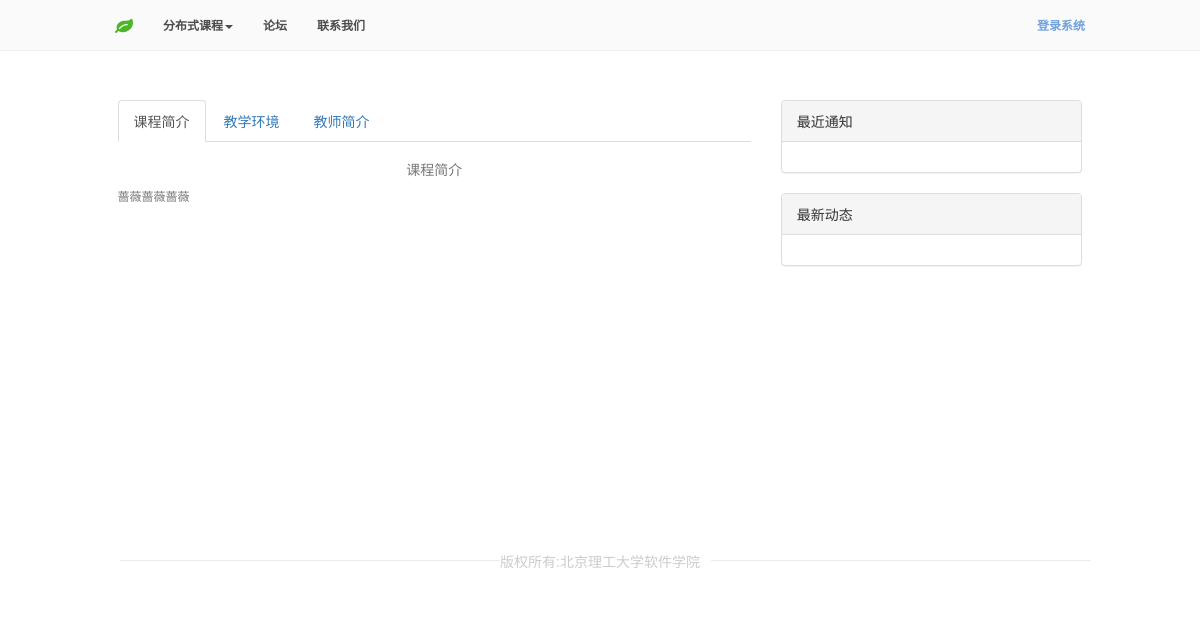
The page /courseIntroduce.php on the database as committed earlier.
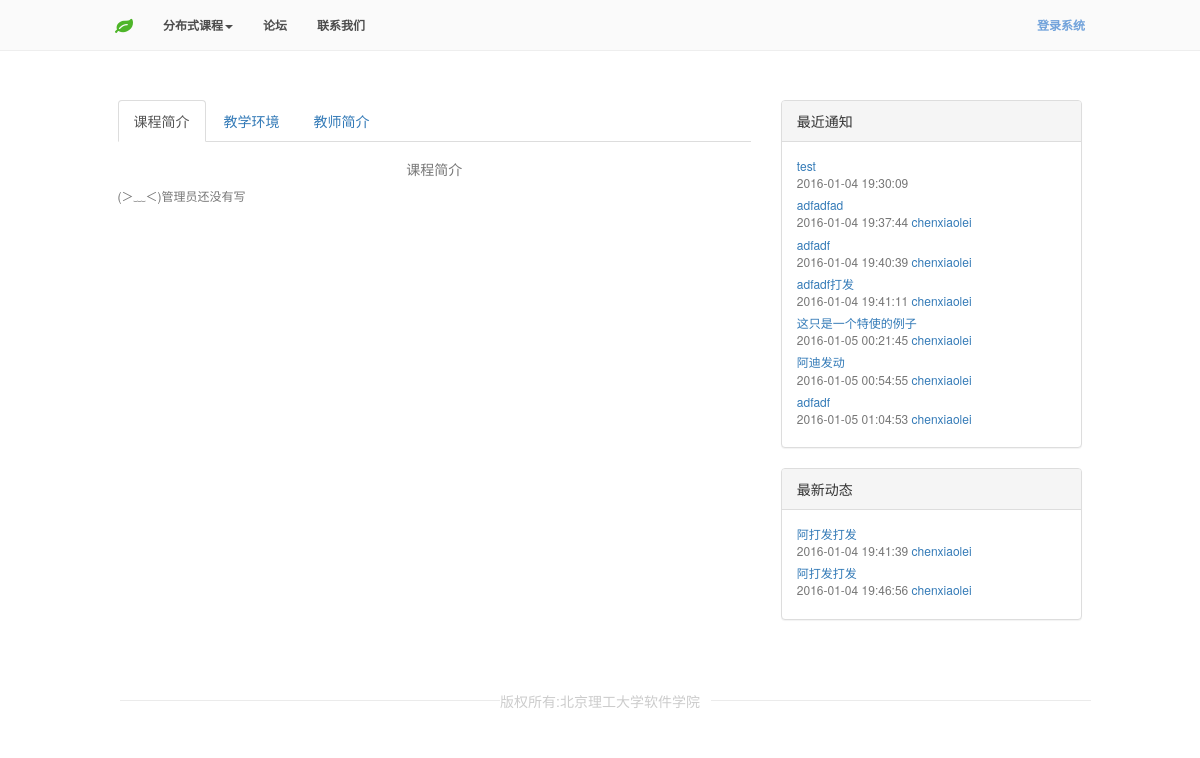
The same page on the database as committed later.
### tables this page shows
CREATE TABLE `course_info` (
  `id` int(11) NOT NULL,
  `course_introduce` varchar(500) NOT NULL COMMENT '课程简介',
  `teaching_environment` varchar(500) NOT NULL COMMENT '教学条件',
  `teaching_program` text NOT NULL COMMENT '教学大纲'
);

CREATE TABLE `news` (
  `id` int(11) NOT NULL,
  `type` varchar(10) NOT NULL COMMENT 'news, notice',
  `title` varchar(40) NOT NULL COMMENT '新闻的标题',
  `context` text NOT NULL COMMENT '内容',
  `upload_time` timestamp NOT NULL DEFAULT CURRENT_TIMESTAMP COMMENT '上传时间',
  `upload_people` varchar(20) NOT NULL COMMENT '上传人的姓名'
);

### class/User.php (called while the page is built, shortened)
<?php
        class User {
            protected $_db,
                    $_data,
                    $_sessionName,
                    $_cookieName,
                    $_tableName,
                    $_isLoggedIn;
            public function isLoggedIn() {
                return $this->_isLoggedIn;
            }
        }

### class/DB.php (called while the page is built, shortened)
<?php
class DB{
	private static $_instance = null;
	private $_results,
	        $_pdo,
		    $_query,
		    $_error = false,
		    $_count = 0;
	private function __construct(){
		try{
		   $this->_pdo = new  PDO('mysql:host=' . Config::get('mysql/host') . ';dbname=' . Config::get('mysql/db') ,Config::get('mysql/username'), Config::get('mysql/password'));
           $this->_pdo ->exec("SET names UTF8");
		}catch(PDOException $e){
			die($e->getMessage());
		}
	}
	public static function getInstance(){
		if(isset(self::$_instance)===false){
			self::$_instance = new DB();
		}
		return self::$_instance;
	}
	public function query($sql, $params = array()){
		$this -> _count = 0;
		if($this-> _query = $this -> _pdo->prepare($sql)) {
			if($this -> _query -> execute()){
				$this-> _results = $this-> _query->fetchAll(PDO::FETCH_OBJ);
				$this -> _count = $this -> _query -> rowCount();
			}else{
				$this -> _error = true;
			}
		}
		return $this;
	}
	public function action($action, $table, $where = array()){
		if(count($where)===3){
			$operators = array('=','>','<','>=','<=','like');
			$field        =  $where[0];
			$operator   =  $where[1];
			$value      =  $where[2];
			if(in_array($operator, $operators)){
				$sql = "{$action} from {$table} where {$field} {$operator} ?";
				if(!$this -> query ($sql , array($value))->error()){
					return $this;
				}
			}
		}
		else if ($where == '') {
		    $sql = "{$action} from {$table}";
		    if ($this->query($sql)) {
		        return $this;
		    }
		}
		return false;
	}
	public function get($table,$where = ''){
		return $this -> action('select * ', $table ,$where);
	}
	public function count(){
		return $this -> _count;
	}
	public function results(){
		return $this -> _results;
	}
	public function first(){
		return $this -> _results[0];
	}
}

### class/CourseInfo.php (called while the page is built, shortened)
<?php
class CourseInfo {
    private $_courseIntroduce;
    private $_db;
    private $_tableName;
    public function __construct() {
        $this->_tableName = 'course_info';
        $this->_db = DB::getInstance();
    }
    public function get(){
        $res = $this->_db->get($this->_tableName);
        if ($this->_db->count() == 0) {
            return false;
        }
        $res = $res->first();
        $this->_courseIntroduce = $res->course_introduce;
        return true;
    }
    public function getCourseIntroduce() {
        if ($this->get()) {
             return $this->_courseIntroduce;
        }
        else {
            return '(＞﹏＜)管理员还没有写';
        }
    }
}

### class/Config.php (called while the page is built)
<?php
class Config{
	public static function get ($path = null){
		if($path){
			$config = $GLOBALS['config'];
			$path = explode('/', $path);
			foreach ($path as $bit) {
				if(isset($config[$bit])){
					$config = $config[$bit];
				}
			}
			return $config;
		}
		return false;
	}
}

### class/News.php (called while the page is built, shortened)
<?php
class News extends Info{
    public function __construct() {
        $this->_db = DB::getInstance();
    }
}

### class/Info.php (called while the page is built, shortened)
<?php
class Info {
    protected $_db;
    protected $_tableName;
    public function setTableName($tableName) {
        $this->_tableName = $tableName;
    }
    public function getInfo() {
        try {
            $this->_db->get($this->_tableName);
        } catch (Exception $e) {
            $e->getMessage();
        }
        return $this->_db->results();
    }
}

### courseIntroduce.php (the view, shortened to what this page needs)
<?php
include 'includes/header.php';
?>
<link rel="stylesheet" type="text/css" href="css/courseIntroduce.css">
<div class="main row">
	<div class="col-md-10 col-md-offset-1 row">
	<div class="left col-md-8">
		<ul class="nav nav-tabs">
		  <li role="presentation" class="active"><a class="to-tab1" href="#">课程简介</a></li>
		  <li role="presentation"><a class="to-tab2" href="#">教学环境</a></li>
		  <li role="presentation"><a class="to-tab3" href="#">教师简介</a></li>
		</ul>
		<div id="courseIntroduce" class="tab1">
		<h1>课程简介</h1>
		<div class="info">
			<?php
			   $courseInfo = new CourseInfo();
			   echo $courseInfo->getCourseIntroduce();
			?>
		</div>
		</div>
	</div>
	<div class="right col-md-4">
		<div class="notice-box notice ">
			<div class="panel panel-default">
			  <div class="panel-heading">最近通知</div>
			  <div class="panel-body">
			    <ul>
			      <?php
				                $news = new News();
				                $record = $news->getInfo();
				                foreach ($record as $value) {
				                    if ($value->type == 'notice') {
				                        $value = get_object_vars($value);
				                        echo "<li><a href='newsDetail.php?id=".$value['id']."' target='_blank'>".$value['title']."</a>";
				                        echo "<p>".$value['upload_time']."  <a href=''>".$value['upload_people']."</a></p>";
				                        echo "</li>";
				                    }
				                }
				            ?>
			    </ul>
			  </div>
			</div>
		</div>
		<div class="notice-box  state  ">
			<div class="panel panel-default">
			  <div class="panel-heading">最新动态</div>
			  <div class="panel-body">
			    <ul>
			     <?php
				                $news = new News();
				                $record = $news->getInfo();
				                foreach ($record as $value) {
				                    if ($value->type == 'news') {
				                        $value = get_object_vars($value);
				                        echo "<li><a href='newsDetail.php?id=".$value['id']."' target='_blank'>".$value['title']."</a>";
				                        echo "<p>".$value['upload_time']."  <a href=''>".$value['upload_people']."</a></p>";
				                        echo "</li>";
				                    }
				                }
				            ?>
			    </ul>
			  </div>
			</div>
		</div>
	</div>
	</div>
</div>
<?php
include "includes/footer.php";
?>

### includes/header.php (shortened to what this page needs)
<!DOCTYPE html>
<html lang="zh-CN">
  <head>
    <link href="bootstrap/css/bootstrap.min.css" rel="stylesheet">
	<link rel="stylesheet" href="bootstrap/css/font-awesome.min.css" />
    <link rel="stylesheet" type="text/css" href="css/custom.css">
    <link rel="stylesheet" type="text/css" href="css/nav.css">
    <link rel="stylesheet" type="text/css" href="css/loader.css">
    <link rel="stylesheet" type="text/css" href="css/global.css">
  </head>
  <body>
  <?php
 include "nav.php"
  ?>

### includes/nav.php (shortened to what this page needs)
<?php
$user = new User();
$message = new Message();
$m1 = $message->getMessage();
?>
<nav class="navbar navbar-default navbar-fixed-top">
  <div class="container-fluid">
    <div class="row">
      <div class="col-md-10 col-md-offset-1">
        <div class="navbar-header">
          <a class="navbar-brand" href="index.php"><i class="fa fa-leaf icon-leaf green"></i></a>
        </div>
        <div class="collapse navbar-collapse" id="bs-example-navbar-collapse-1">
          <ul class="nav navbar-nav">
            <li class="dropdown">
              <a href="#" class="dropdown-toggle" data-toggle="dropdown" role="button" aria-haspopup="true" aria-expanded="false">分布式课程<span class="caret"></span></a>
            </li>
            <li><a href="forum.php">论坛</a></li>
            <li><a href="contact.php">联系我们</a></li>
          </ul>
          <ul class="nav navbar-nav navbar-right">
            <?php if($user->isLoggedIn()){
              ?>
            <li >
              <a class="message" href="info.php#tab44">
                <i class="fa fa-bell-o toggle-img"><font><?php echo count($m1)?></font></i>
              </a>
              <a class="head-container" href="info.php#tab11">
                <img class="head-img" src=<?php echo Config::get('images/portraits').$user->data()->portraits;?>><font>您好：<?php echo $user->data()->name;?></font>
              </a>
            </li>
            <li>
              <a class="log" href="logout.php">注销</a>
            </li>
            <?php
            }else{
            ?>
            <li><a class="log" href="login.php">登录系统</a></li>
            <?php
              }
            ?>
          </ul>
        </div>
      </div>
      </div>
    </div>
</nav>

### includes/footer.php (shortened to what this page needs)
<footer>
	<span>版权所有:北京理工大学软件学院</span>
</footer>
  </body>
</html>

### css/custom.css (style rules this page uses)
* { font-family: "微软雅黑"; font-family: "Helvetica Neue", Helvetica, Arial, sans-serif; font-weight: normal; margin:0; padding:0; }
html,body { margin: 0 !important; padding: 0 !important; position: relative; overflow-x: hidden; color:#777; }
.main { margin-top: 100px; min-height: 400px; }
.nav { overflow-x:visible !important; }
nav.navbar.navbar-default.navbar-fixed-top { background-color: rgba(248, 248, 248, 0.7); border-color: rgba(231, 231, 231, 0.6); color:#fff; }
html, body, div, span, object, iframe, p, blockquote, pre, a, abbr, acronym, address, big, cite, code, del, dfn, em, img, ins, kbd, q, s, samp, small, strike, strong, sub, sup, tt, var, b, u, i, center, dl, dt, dd, ol, ul, li, fieldset, form, label, legend, table, caption, tbody, tfoot, thead, tr, th, td, article, aside, canvas, details, embed, figure, figcaption, footer, header, hgroup, menu, nav, output, ruby, section, summary, time, mark, audio, video, h1, h2, h3, h4, h5, h6 { margin: 0; padding: 0; border: 0; outline: 0; font-size: 100%; vertical-align: baseline; background: transparent; }
.navbar-default .navbar-nav>li>a { color: #4c4c4c; font-weight: bold; font-size: 12px; }
.navbar-default .navbar-nav.navbar-right>li>a { font-size: 12px; }
.green { color:#4EB529; }
nav.navbar.navbar-default { font-size: 12px; font-weight: 600; }
footer { text-align: center; padding-bottom: 50px; width: 80%; margin: 50px auto; }
footer span { text-align: center; margin: auto; font-size: 14px; padding: 20px; font-weight: normal; color: #ccc; }
footer span::before { content: ""; height:1px; width: -webkit-calc(50% - 100px); width: -o-calc(50% - 100px); width: calc(40% - 100px); margin: auto; background: rgba(206, 206, 206, 0.4); position: absolute; left: 10%; margin-top: 10px; }
footer span::after { content: ""; height:1px; width: -webkit-calc(50% - 100px); width: -o-calc(50% - 100px); width: calc(40% - 100px); margin: auto; background: rgba(206, 206, 206, 0.4); position: absolute; margin-top: 10px; margin-left: 11px; }

### css/nav.css (style rules this page uses)
.navbar-default .navbar-nav.navbar-right>li>a.log { color: #72A3DB; }

### css/courseIntroduce.css (style rules this page uses)
.panel-heading { font-weight: normal; font-size: 14px; }
.panel-body ul { list-style: none; }
.panel-body ul li { margin-bottom: 5px; font-size: 12px; }
ul.nav a { font-size: 14px; }
h1 { font-size: 14px; margin: 10px; margin-top: 20px; text-align: center; }
.info { font-size: 12px; }

Rows that differ between the two databases and show on the page:
removed course_info: course_introduce "蔷薇蔷薇蔷薇"
added news: title "test", upload_time "2016-01-04 19:30:09", shown under "课程简介"
added news: title "adfadfad", upload_time "2016-01-04 19:37:44", upload_people "chenxiaolei", shown under "课程简介"
added news: title "adfadf", upload_time "2016-01-04 19:40:39", upload_people "chenxiaolei", shown under "课程简介"
added news: title "adfadf打发", upload_time "2016-01-04 19:41:11", upload_people "chenxiaolei", shown under "课程简介"
added news: title "这只是一个特使的例子", upload_time "2016-01-05 00:21:45", upload_people "chenxiaolei", shown under "课程简介"
added news: title "阿迪发动", upload_time "2016-01-05 00:54:55", upload_people "chenxiaolei", shown under "课程简介"
added news: title "adfadf", upload_time "2016-01-05 01:04:53", upload_people "chenxiaolei", shown under "课程简介"
added news: title "阿打发打发", upload_time "2016-01-04 19:41:39", upload_people "chenxiaolei"
added news: title "阿打发打发", upload_time "2016-01-04 19:46:56", upload_people "chenxiaolei"
Other text that changed with them:
$courseInfo->getCourseIntroduce(): (not shown) → "(＞﹏＜)管理员还没有写"
